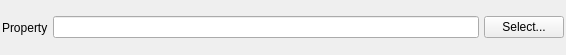
<?xml version="1.0" encoding="UTF-8"?>
<ui version="4.0">
 <class>OutputPathWidget</class>
 <widget class="QWidget" name="OutputPathWidget">
  <property name="geometry">
   <rect>
    <x>0</x>
    <y>0</y>
    <width>566</width>
    <height>55</height>
   </rect>
  </property>
  <property name="windowTitle">
   <string>OutputPathWidget</string>
  </property>
  <layout class="QHBoxLayout" name="horizontalLayout">
   <property name="spacing">
    <number>5</number>
   </property>
   <property name="leftMargin">
    <number>2</number>
   </property>
   <property name="topMargin">
    <number>2</number>
   </property>
   <property name="rightMargin">
    <number>2</number>
   </property>
   <property name="bottomMargin">
    <number>2</number>
   </property>
   <item>
    <widget class="QLabel" name="OutputPathWidgetLabel">
     <property name="text">
      <string>Property</string>
     </property>
    </widget>
   </item>
   <item>
    <widget class="QLineEdit" name="value"/>
   </item>
   <item>
    <widget class="QPushButton" name="selectBtn">
     <property name="text">
      <string>Select...</string>
     </property>
    </widget>
   </item>
  </layout>
 </widget>
 <resources/>
 <connections/>
</ui>
